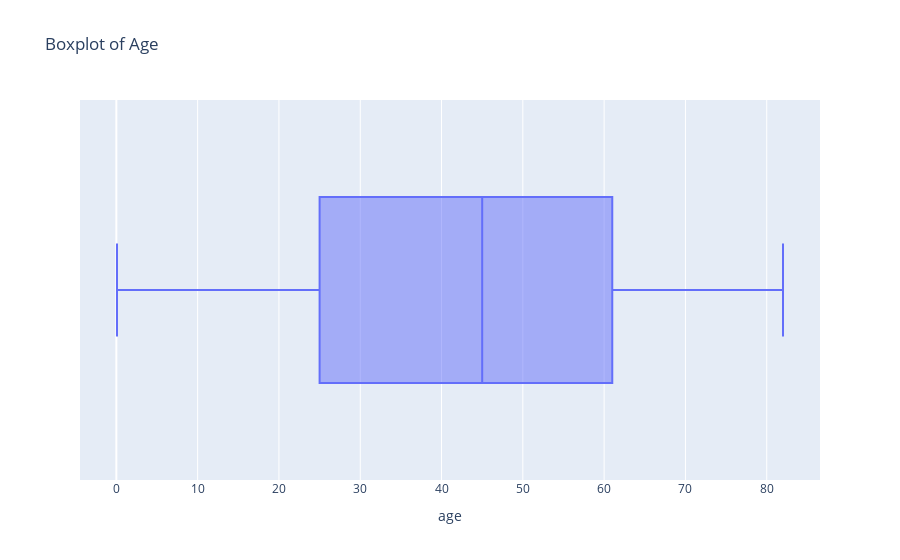

The notebook cell saved with this chart:
### Code cell
px.box(stroke, x='age', title='Boxplot of Age ')

### Figure 1 — Plotly figure (JSON) as saved in the notebook; plotly's stock layout.template omitted (floating-point values rounded to 4 significant figures; data arrays with more than 128 entries replaced by an {"elided": "..."} marker saying what was removed)
{"data": [{"alignmentgroup": "True", "hovertemplate": "age=%{x}<extra></extra>", "legendgroup": "", "marker": {"color": "#636efa"}, "name": "", "notched": false, "offsetgroup": "", "orientation": "h", "showlegend": false, "type": "box", "x": {"elided": "5110 float values"}, "x0": " ", "xaxis": "x", "y0": " ", "yaxis": "y"}], "layout": {"boxmode": "group", "legend": {"tracegroupgap": 0}, "title": {"text": "Boxplot of Age "}, "xaxis": {"anchor": "y", "domain": [0, 1], "title": {"text": "age"}}, "yaxis": {"anchor": "x", "domain": [0, 1]}}}
